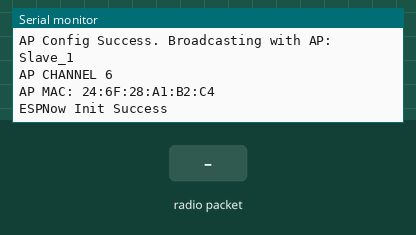
Recording of a sketch running on a simulated ESP32. On the bench: the last lines printed to the serial monitor. Inputs (shaded band) come from the test bench.

Above: at 1.2 s.
1.3 s: radio packet "1" arrives
At 1.8 s:
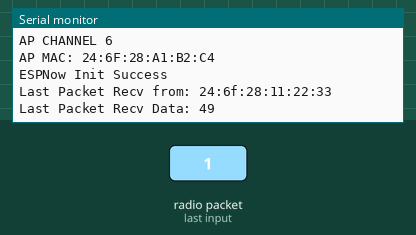
2.8 s: radio packet "0" arrives
At 4.0 s:
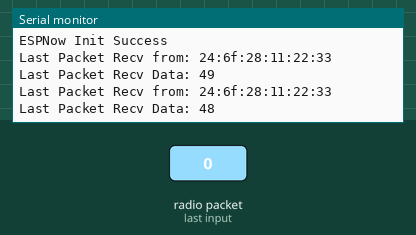
4.3 s: radio packet "2" arrives
At 5.3 s:
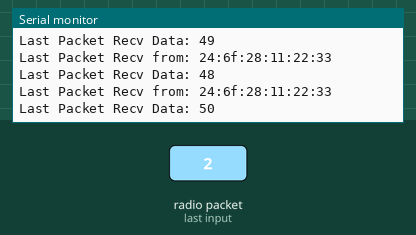

Measured:
- after the input at 1.3 s, the serial monitor: prints a new line at once (image 1)
- after the input at 2.8 s, the serial monitor: prints a new line at once (image 2)
- after the input at 4.3 s, the serial monitor: prints a new line at once (image 3)

The sketch:

espnow_slave.ino
```cpp
/**
   ESPNOW - Basic communication - Slave
   Date: 26th September 2017
   Author: Arvind Ravulavaru <https://github.com/arvindr21>
   Purpose: ESPNow Communication between a Master ESP32 and a Slave ESP32
   Description: This sketch consists of the code for the Slave module.
   Resources: (A bit outdated)
   a. https://espressif.com/sites/default/files/documentation/esp-now_user_guide_en.pdf
   b. http://www.esploradores.com/practica-6-conexion-esp-now/

   << This Device Slave >>

   Flow: Master
   Step 1 : ESPNow Init on Master and set it in STA mode
   Step 2 : Start scanning for Slave ESP32 (we have added a prefix of `slave` to the SSID of slave for an easy setup)
   Step 3 : Once found, add Slave as peer
   Step 4 : Register for send callback
   Step 5 : Start Transmitting data from Master to Slave

   Flow: Slave
   Step 1 : ESPNow Init on Slave
   Step 2 : Update the SSID of Slave with a prefix of `slave`
   Step 3 : Set Slave in AP mode
   Step 4 : Register for receive callback and wait for data
   Step 5 : Once data arrives, print it in the serial monitor

   Note: Master and Slave have been defined to easily understand the setup.
         Based on the ESPNOW API, there is no concept of Master and Slave.
         Any devices can act as master or salve.
*/

#include <esp_now.h>
#include <WiFi.h>

#define CHANNEL 1

// Init ESP Now with fallback
void InitESPNow() {
  WiFi.disconnect();
  if (esp_now_init() == ESP_OK) {
    Serial.println("ESPNow Init Success");
  }
  else {
    Serial.println("ESPNow Init Failed");
    // Retry InitESPNow, add a counte and then restart?
    // InitESPNow();
    // or Simply Restart
    ESP.restart();
  }
}

// config AP SSID
void configDeviceAP() {
  const char *SSID = "Slave_1";
  bool result = WiFi.softAP(SSID, "Slave_1_Password", CHANNEL, 0);
  if (!result) {
    Serial.println("AP Config failed.");
  } else {
    Serial.println("AP Config Success. Broadcasting with AP: " + String(SSID));
    Serial.print("AP CHANNEL "); Serial.println(WiFi.channel());
  }
}

void setup() {
  Serial.begin(115200);
  Serial.println("ESPNow/Basic/Slave Example");
  //Set device in AP mode to begin with
  WiFi.mode(WIFI_AP);
  // configure device AP mode
  configDeviceAP();
  // This is the mac address of the Slave in AP Mode
  Serial.print("AP MAC: "); Serial.println(WiFi.softAPmacAddress());
  // Init ESPNow with a fallback logic
  InitESPNow();
  // Once ESPNow is successfully Init, we will register for recv CB to
  // get recv packer info.
  esp_now_register_recv_cb(OnDataRecv);
}

// callback when data is recv from Master
void OnDataRecv(const esp_now_recv_info_t * info, const uint8_t *data, int data_len) {
  char macStr[18];
  snprintf(macStr, sizeof(macStr), "%02x:%02x:%02x:%02x:%02x:%02x",
           info->src_addr[0], info->src_addr[1], info->src_addr[2], info->src_addr[3], info->src_addr[4], info->src_addr[5]);
  Serial.print("Last Packet Recv from: "); Serial.println(macStr);
  Serial.print("Last Packet Recv Data: "); Serial.println(*data);
  Serial.println("");
}

void loop() {
  // Chill
}
```
